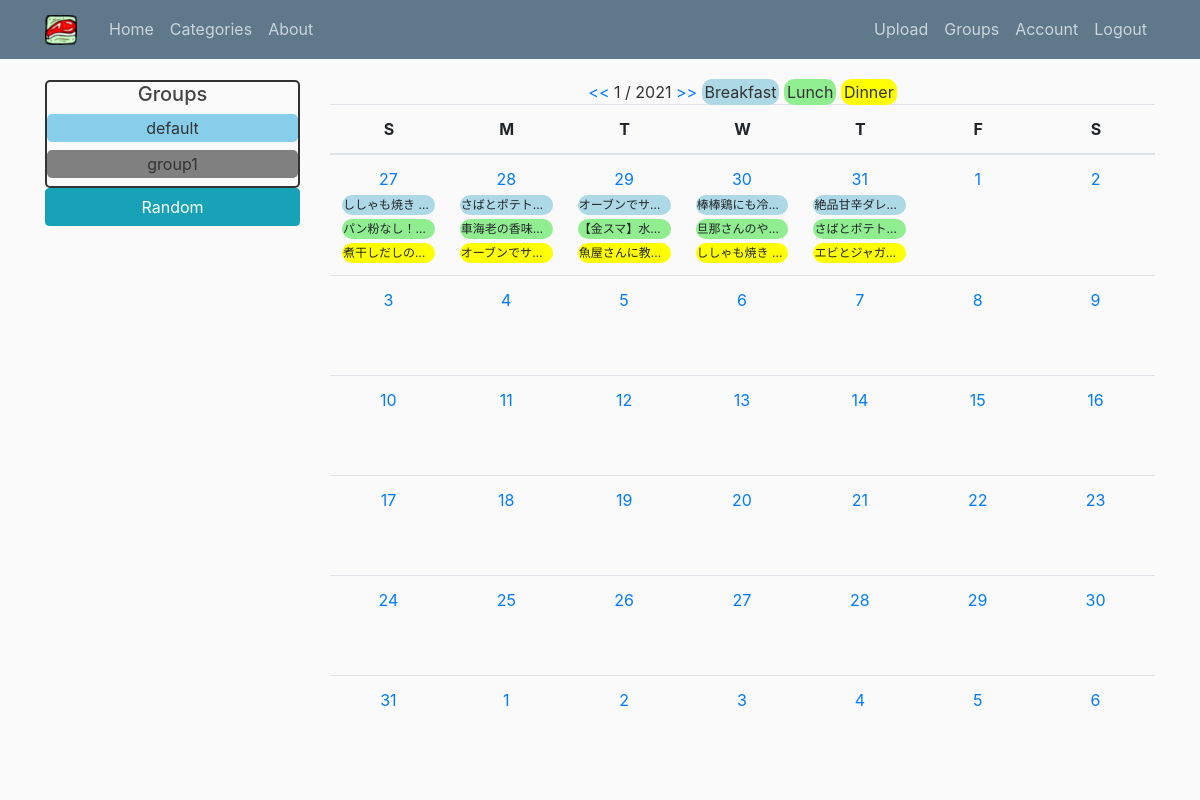
Screenshot of /home/2021/1 (signed in) with the database file from the repository.
### recipe_scheduler/models.py (models this page shows, shortened)
class Group(db.Model):
    __table_name__ = 'group'
    id = db.Column(db.Integer, primary_key=True)
    group_name = db.Column(db.String(50), unique=False)
    events = db.relationship('Event', backref='event_group', lazy=True)
    categories = db.relationship(
        'Category', backref='category_group', lazy=True)
    created_by = db.Column(db.Integer, db.ForeignKey('user.id'))

class Recipe(db.Model):
    __table_name__ = 'recipe'
    __searchable__ = ['recipe_name', 'description']
    id = db.Column(db.Integer, primary_key=True)
    recipe_name = db.Column(db.String(100), unique=False, nullable=False)
    recipe_url = db.Column(db.String(2083), unique=False, nullable=False)
    description = db.Column(db.String(200), unique=False, nullable=False)
    category_id = db.Column(db.Integer, db.ForeignKey('category.id'),
                            nullable=False)
    events = db.relationship(
        'Event', backref='recipe', lazy=True, cascade="all")

### recipe_scheduler/main/routes.py (the view, shortened to what this page needs)
@main.route('/', methods=['GET', 'POST'])
@main.route('/home', methods=['GET', 'POST'])
@main.route('/home/<int:year>/<int:month>', methods=['GET', 'POST'])
@login_required
def home(year=None, month=None):
    select_group = request.form.get('group_options')
    sub_form = RandomEventForm()
    categories = Category.query.filter_by(group_id=current_user.current_group)\
        .order_by(Category.category_name).all()
    sub_form.categories.choices = [(r.id, r.category_name) for r in categories]
    if not select_group:
        select_group = current_user.current_group
    if not year and not month:
        dt_now = datetime.datetime.now(datetime.timezone(
            datetime.timedelta(hours=-8)))
        year, month = dt_now.year, dt_now.month
    my_calendar = MonthCalendar()
    context = my_calendar.get_context_data(year, month, select_group)
    user_list = current_user.user_groups
    return render_template('home.html', context=context, user_list=user_list,
                           select_group=int(select_group),
                           group_title="Groups", sub_form=sub_form)

### recipe_scheduler/main/utils.py (called while the page is built)
    def setup_calendar(self):
        self._calendar = calendar.Calendar(self.first_weekday)

    def get_week_names(self):
        week_names = deque(self.week_names)
        week_names.rotate(-self.first_weekday)
        return week_names

    def get_previous_month(self, date):
        if date.month == 1:
            return date.replace(year=date.year-1, month=12, day=1)
        else:
            return date.replace(month=date.month-1, day=1)

    def get_next_month(self, date):
        if date.month == 12:
            return date.replace(year=date.year+1, month=1, day=1)
        else:
            return date.replace(month=date.month+1, day=1)

    def get_month_days(self, date):
        return self._calendar.monthdatescalendar(date.year, date.month)

    def get_current_month(self, year, month):
        if month and year:
            month = datetime.date(year=int(year), month=int(month), day=1)
        else:
            month = datetime.date.today().replace(day=1)
        return month

    def get_month_schedules(self, start, end, days, group):
        check_event = Event.query.filter(
            Event.event_date.between(start, end)).filter_by(
            group_id=group).all()
        day_schedules = {day: {0: None, 1: None, 2: None} for week in days
                         for day in week}
        for e in check_event:
            r = Recipe.query.filter_by(id=e.recipe_id).first()
            if e.event_type == 0:
                day_schedules[e.event_date][0] = [r, e]
            elif e.event_type == 1:
                day_schedules[e.event_date][1] = [r, e]
            else:
                day_schedules[e.event_date][2] = [r, e]
        size = len(day_schedules)
        return [{key: day_schedules[key] for key in
                 itertools.islice(day_schedules, i, i + 7)} for i in
                range(0, size, 7)]

    def get_context_data(self, year, month, group):
        calendar_context = self.get_month_calendar(year, month, group)
        return calendar_context

### recipe_scheduler/models.py (called while the page is built)
@login_manager.user_loader
def loader_user(user_id):
    return User.query.get(int(user_id))

### recipe_scheduler/templates/home.html (shortened to what this page needs)
{% extends "layout.html" %}
{% block content %}
<div class="calendar-title">
    <a href="{{ url_for('main.home', year=context.month_previous.year,
        month=context.month_previous.month)}}"> << </a>
    {{ context.month_current.month}} / {{ context.month_current.year }}
    <a href="{{ url_for('main.home', year=context.month_next.year,
        month=context.month_next.month)}}"> >> </a>
    <a class="foodlegend foodkind-0">Breakfast</a>
    <a class="foodlegend foodkind-1">Lunch</a>
    <a class="foodlegend foodkind-2">Dinner</a>
</div>
<table class="table">
    <thead>
        <tr>
            {% for w in context.week_names %}
            <th>{{ w }}</th>
            {% endfor %}
        </tr>
    </thead>
    <tbody>
        {% for week in context.month_day_schedulers %}
        <tr class="rowcell">
            {% for day, schedules in week.items() %}
            {% if context.now == day %}
            <td class="table-success">
                {% else %}
            <td>
                {% endif %}
                <div class="gridcell">
                    <a class="nav-item nav-link calendar_day"
                        href="{{ url_for('events.new_event', day=day) }}">{{ day.day }} </a>
                    {% for cat, recipe in schedules.items() %}
                    {% if recipe[0] %}
                    <button type="button" class="btn btn-sm m-1 foodcell foodkind-{{cat}}" data-toggle="modal"
                        data-target="#recipeModal-{{day.day}}-{{cat}}">{{recipe[0].recipe_name}}</button>
                    {% endif %}
                    {% endfor %}
                </div>
            </td>
            {% endfor %}
        </tr>
        {% endfor %}
    </tbody>
</table>
{% endblock content %}

### recipe_scheduler/templates/sub_menu.html (shortened to what this page needs)
{% if current_user.is_authenticated %}
    {% if group_title %}
<form name="myForm" action="{{ url_for('main.home') }}" method="post" id="submit-form-group">
    <h5>{{group_title}}</h5>
    <div id="submenu-group" class="">
        {% for i in user_list%}
        <label for="option-{{i.id}}" class="radio-label">
        {% if i.created_by == current_user.id %}
            {{i.group_name}}
        {% else %}
            {{i.group_name}}(shared)
        {% endif %}
        </label>
        <br>
        {% endfor %}
    </div>
</form>
    {% endif%}
{% if sub_form %}
<form method="POST" action="" enctype="multipart/form-data">
    <button type="button" class="btn btn-info btn-block" data-toggle="collapse" data-target="#submenu-random">
        Random</button>
</form>
{% endif %}
{% endif %}

### recipe_scheduler/static/main.css (style rules this page uses)
body { background: #fafafa; color: #333333; margin-top: 5rem; height: 100%; }
h1, h2, h3, h4, h5, h6 { color: #444444; }
.nav-link { padding: 0px; }
#submit-form-group { border: 2px solid; border-radius: 5px; text-align: center; }
.radio-label { background-color: gray; padding: 2px 10px; width: 100%; border-radius: 5px; cursor: pointer; }
.radiobutton:checked + label { background-color: skyblue; }
table { table-layout: fixed; height: auto; }
.foodlegend { border-radius: 10px; font-size: 16px; padding: 3px; }
.rowcell { position: relative; overflow: hidden; diplay: flex; flex: 1 1 0%; }
.gridcell { flex: 1 1 0%; border-right: 1px solid transparent; overflow: hidden; }
.foodcell { overflow: hidden; white-space: nowrap; text-overflow: ellipsis; width: 100%; border-radius: 10px; font-size: 12px; padding: 0; }
.foodkind-0 { background-color: lightblue; }
.foodkind-1 { background-color: lightgreen; }
.foodkind-2 { background-color: yellow; }
td { height: 100px; }
.m-1 { margin: 0px!important; }
.calendar_day { padding: 0; }

### rows the page displays
Group: group_name "default"
Group: group_name "group1"
Recipe: recipe_name "ししゃも焼き…" "ししゃも焼き…"
Recipe: recipe_name "パン粉なし！…"
Recipe: recipe_name "煮干しだしの…"
Recipe: recipe_name "さばとポテト…" "さばとポテト…"
Recipe: recipe_name "車海老の香味…"
Recipe: recipe_name "オーブンでサ…" "オーブンでサ…"
Recipe: recipe_name "【金スマ】水…"
Recipe: recipe_name "魚屋さんに教…"
Recipe: recipe_name "棒棒鶏にも冷…"
Recipe: recipe_name "旦那さんのや…"
Recipe: recipe_name "絶品甘辛ダレ…"
Recipe: recipe_name "エビとジャガ…"

### other values shown
{{ group_title }} "Groups"
{{ context.month_current.month }} "1"
{{ context.month_current.year }} "2021"
{{ w }} "S" "M" "T" "W" "T" "F" "S"
{{ day.day }} "27" "28" "29" "30" "31" "1" "2" "3" "4" "5" "6" "7" "8" "9" "10" "11" "12" "13" "14" "15" "16" "17" "18" "19" "20" "21" "22" "23" "24" "25" "26" "27" "28" "29" "30" "31" "1" "2" "3" "4" "5" "6"
